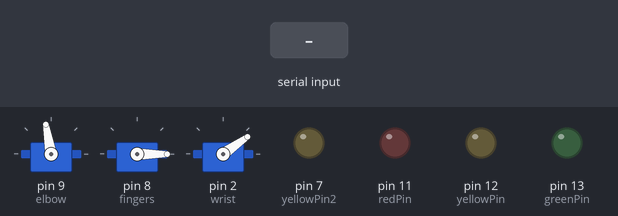
A sketch run on a simulated Arduino Uno, built with avr-gcc and run on an emulated ATmega328P. Parts: 3 × servo, output pins drawn as LEDs (lit = HIGH). Inputs (shaded band) come from the test bench.

Above: at 1.2 s.
1.3 s: byte 30 received over Serial
At 2.5 s:
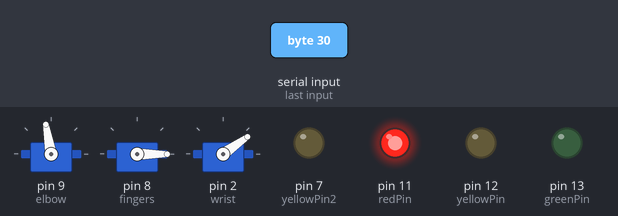
2.8 s: byte 90 received over Serial
At 3.8 s:
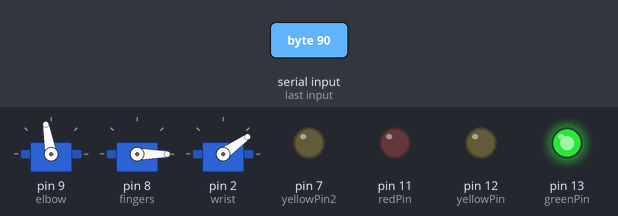
Timing chart, 0 to 5.8 s (numbered marks = the images above; inputs shaded):
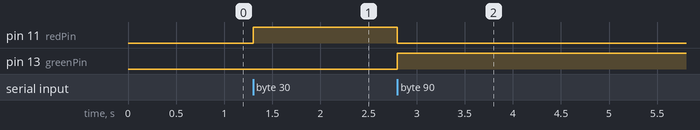

The sketch:

Component1.ino
```cpp
//#include <SoftwareSerial.h>;
/*
 *  Name: Sami Hasan
 *  Last Update Date 1/26/2023
 *  Component 1- This is the program I wrote that uses the filtered EEG Attention signal to execute the movement of a prosthetic arm.
 */
#include <Servo.h>

Servo elbow, fingers, wrist;
//int sun = analogRead(A1);
//const int timeInterval = 7000;
//const int timeInterval2 = 2000;
//const int timeInterval3 = 3000;
//int threshold = 80;
int pos = 130;
int linearValue = 1000;
int basic = 0;
int fulcrum = 3;
int x=0;
int servoDegrees=2;
int servoInterval = 80;
int val; // Data received from the serial port
int bluePin = 6;
int yellowPin2 = 7;
 int redPin = 11; // Set the pin to digital I/O 4
 int yellowPin = 12;
 int greenPin = 13;
unsigned long currentMillis = 0;    // stores the value of millis() in each iteration of loop()
unsigned long previousServoMillis = 0; // the time when the servo was last moved
unsigned long currentMillis2 = 0;
unsigned long previousServoMillis2 = 0;
int servoInterval2 = 30;
int servoDegrees2 = 3;
 //SoftwareSerial soft(10,11);
 void setup() {

 pinMode(redPin, OUTPUT); // Set pin as OUTPUT
 pinMode(yellowPin2, OUTPUT);
  pinMode(yellowPin, OUTPUT);
   pinMode(greenPin, OUTPUT);
 //soft.begin(57600);
 elbow.attach(9);
fingers.attach(8, 1050, 2000);
wrist.attach(2);
  wrist.write(35);
  elbow.write(100);
  fingers.writeMicroseconds(linearValue);
 Serial.begin(9600); // Start serial communication at 9600 bps
 }
 void(* resetFunc) (void) = 0; //declare reset function @ address 0
 void loop() {
// currentMillis = millis();
 // sun = analogRead(A1);
 if(Serial.available()){
  //Serial.println(sun);//
   val = Serial.read(); // read it and store it in val
   //Serial.write(val);
  //Serial.println(val);
   if(val>=0 && val < 45){ // if EEG attention signal is less than 60, dont move arm.
    digitalWrite(greenPin, LOW);
    digitalWrite(yellowPin,LOW);
   digitalWrite(redPin,HIGH);
  //soft.println(val);
   }else if( val>=45 && val<60){ // if EEG is less than 60, do not move arm
        digitalWrite(greenPin, LOW);
       digitalWrite(redPin,LOW);
   digitalWrite(yellowPin,HIGH);

   }else if(val>=60){ // if EEG attention values are greater than 60, turn on arm
           digitalWrite(redPin,LOW);
       digitalWrite(yellowPin,LOW);
          digitalWrite(greenPin,HIGH);
          x=1;
   }
     // this is similar to the servo sweep example except that it uses millis() rather than delay()


     // nothing happens unless the interval has expired
           if(x==1){
  currentMillis = millis();
int sensorValue = analogRead(A1);
 if (currentMillis - previousServoMillis >= servoInterval) {
       // its time for another move
   previousServoMillis += servoInterval;

   pos = pos + servoDegrees; // servoDegrees might be negative


   if ((pos >= 130) || (pos <= 0))  {
         // if the servo is at either extreme change the sign of the degrees to make it move the other way
     servoDegrees = - servoDegrees; // reverse direction
         // and update the position to ensure it is within range
     pos += servoDegrees;        // make the servo move to the next position

   }

   if(sensorValue>500){ // Used a muscle sensor with electrodes attached to eye muscles. When a forceful blink is detected, the elbow servo will lock into position.
elbow.detach();
  }
 elbow.write(pos);
 }
  // currentMillis = millis();
  /*& // fingers.attach(8,1050,2000);
    int sensor = analogRead(A2);
          for(linearValue= 1000; linearValue<=2100; linearValue +=2){
        fingers.writeMicroseconds(linearValue);
        if(sensor >=500){
          fingers.detach();
        }
      }
    for(linearValue=2100; linearValue >= 1000; linearValue-=2){
      fingers.writeMicroseconds(linearValue);
      if(sensor >=500){
        fingers.detach();
      }

    }
  }
    }
    }


    */
   currentMillis2 = millis();
int sensorValue2 = analogRead(A2);
 if (currentMillis2 - previousServoMillis2 >= servoInterval2) {
       // its time for another move
   previousServoMillis2 += servoInterval2;

   linearValue= linearValue + servoDegrees2; // servoDegrees might be negative


   if ((linearValue >= 2100) || (linearValue <= 1000))  {
         // if the servo is at either extreme change the sign of the degrees to make it move the other way
     servoDegrees2 = - servoDegrees2; // reverse direction
         // and update the position to ensure it is within range
     linearValue += servoDegrees2;
   }
       // make the servo move to the next position

//   if(sensorValue2>500){
   // fingers.detach();
 //  x=3;
       // and record the time when the move happened
 //}
    fingers.writeMicroseconds(linearValue);              // tell servo to go to linearValueition in variable 'linearValue'
 }
 }
 }
  }
/* if(x==1){
  currentMillis = millis();
int sensorValue = analogRead(A1);
 if (currentMillis - previousServoMillis >= servoInterval) {
       // its time for another move
   previousServoMillis += servoInterval;

   pos = pos + servoDegrees; // servoDegrees might be negative


   if ((pos >= 100) || (pos <= 0))  {
         // if the servo is at either extreme change the sign of the degrees to make it move the other way
     servoDegrees = - servoDegrees; // reverse direction
         // and update the position to ensure it is within range
     pos += servoDegrees;
   }
       // make the servo move to the next position

   if(sensorValue>500){
    elbow.detach();
    x=2;
       // and record the time when the move happened
 }
 elbow.write(pos);
 }
 }
     }
 }
/* case 2:
 if(x==2){
    currentMillis2 = millis();
int sensorValue2 = analogRead(A0);
 if (currentMillis2 - previousServoMillis2 >= servoInterval2) {
       // its time for another move
   previousServoMillis2 += servoInterval2;

   linearValue= linearValue + servoDegrees2; // servoDegrees might be negative


   if ((linearValue >= 2100) || (linearValue <= 1000))  {
         // if the servo is at either extreme change the sign of the degrees to make it move the other way
     servoDegrees2 = - servoDegrees2; // reverse direction
         // and update the position to ensure it is within range
     linearValue += servoDegrees2;
   }
       // make the servo move to the next position

   if(sensorValue2>500){
    fingers.detach();
   x=3;
       // and record the time when the move happened
 }
    fingers.writeMicroseconds(linearValue);              // tell servo to go to linearValueition in variable 'linearValue'
 }
  x=3;

 }
 }
 }
 }/*else if(x==2){
    currentMillis = millis();
sensorValue = analogRead(A1);
   for (linearValue = 1000; linearValue <= 2100; linearValue += 1) { // goes from 0 degrees to 180 degrees
    // in steps of 1 degree
    fingers.writeMicroseconds(linearValue);              // tell servo to go to linearValueition in variable 'linearValue'
    delay(1);                       // waits 15ms for the servo to reach the linearValueition
  }
  for (linearValue = 2100; linearValue >= 0; linearValue -= 1) { // goes from 180 degrees to 0 degrees
    fingers.writeMicroseconds(linearValue);              // tell servo to go to linearValueition in variable 'linearValue'
 delay(1);                       // waits 15ms for the servo to reach the linearValueition
  }
  x=3;
  }                       // waits 15ms for the servo to reach the linearValueition

x=3;
 }
 }
 //x=2;
//=====END
//        sensorValue = analogRead(A1);
//  if(x==1){
//  //digitalWrite(bluePin,HIGH);
//    for(pos = 100; pos >= 0; pos-=1){
//      elbow.write(pos);
//      delay(100);
//     if(sensorValue>500){
//          digitalWrite(7, HIGH);
//          break;
//        elbow.detach();
//        x=2;
//      }
//    }
//
//      for(pos = 0; pos <= 100; pos+=1){
//      elbow.write(pos);
//      delay(100);
//     if(sensorValue>500){
//       elbow.detach();
//       x=2;
//      }
//      }
//       x=2;
//  }
/*  case 2:
        sensorValue = analogRead(A1);

  if(x==2){


case 3:
      sensorValue = analogRead(A1);

if(x==3){
  for (pos = 0; pos <= 90; pos += 1) { // goes from 0 degrees to 180 degrees
    // in steps of 1 degree
    wrist.write(pos);              // tell servo to go to position in variable 'pos'
    delay(15);                       // waits 15ms for the servo to reach the position
  }
  for (pos = 90; pos >= 0; pos -= 1) { // goes from 180 degrees to 0 degrees
    wrist.write(pos);              // tell servo to go to position in variable 'pos'
    delay(15);                       // waits 15ms for the servo to reach the position
  }
x=4;
}
case 4:
  resetFunc();  //call reset
//digitalWrite(greenPin,LOW);

  }
 }else{
  digitalWrite(redPin,LOW);
  digitalWrite(yellowPin,LOW);
  digitalWrite(greenPin,LOW);
 }
 } */
```

Measured:
- after the input at 1.3 s, pin 11 (redPin): LOW → HIGH at once
- after the input at 2.8 s, pin 11 (redPin): HIGH → LOW at once; pin 13 (greenPin): LOW → HIGH at once
